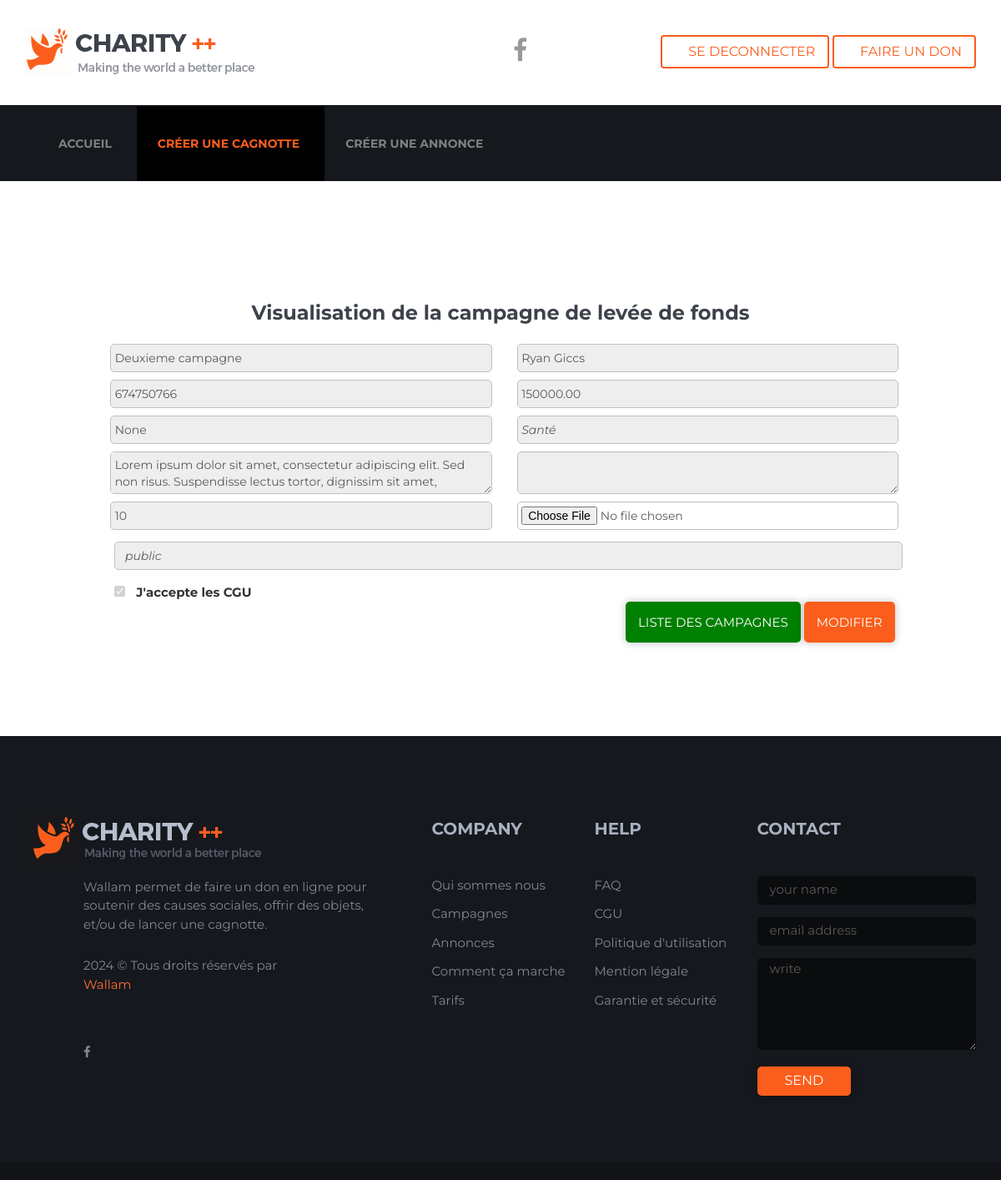
/campaign/2/ (signed in), run on an earlier commit of the app's database.
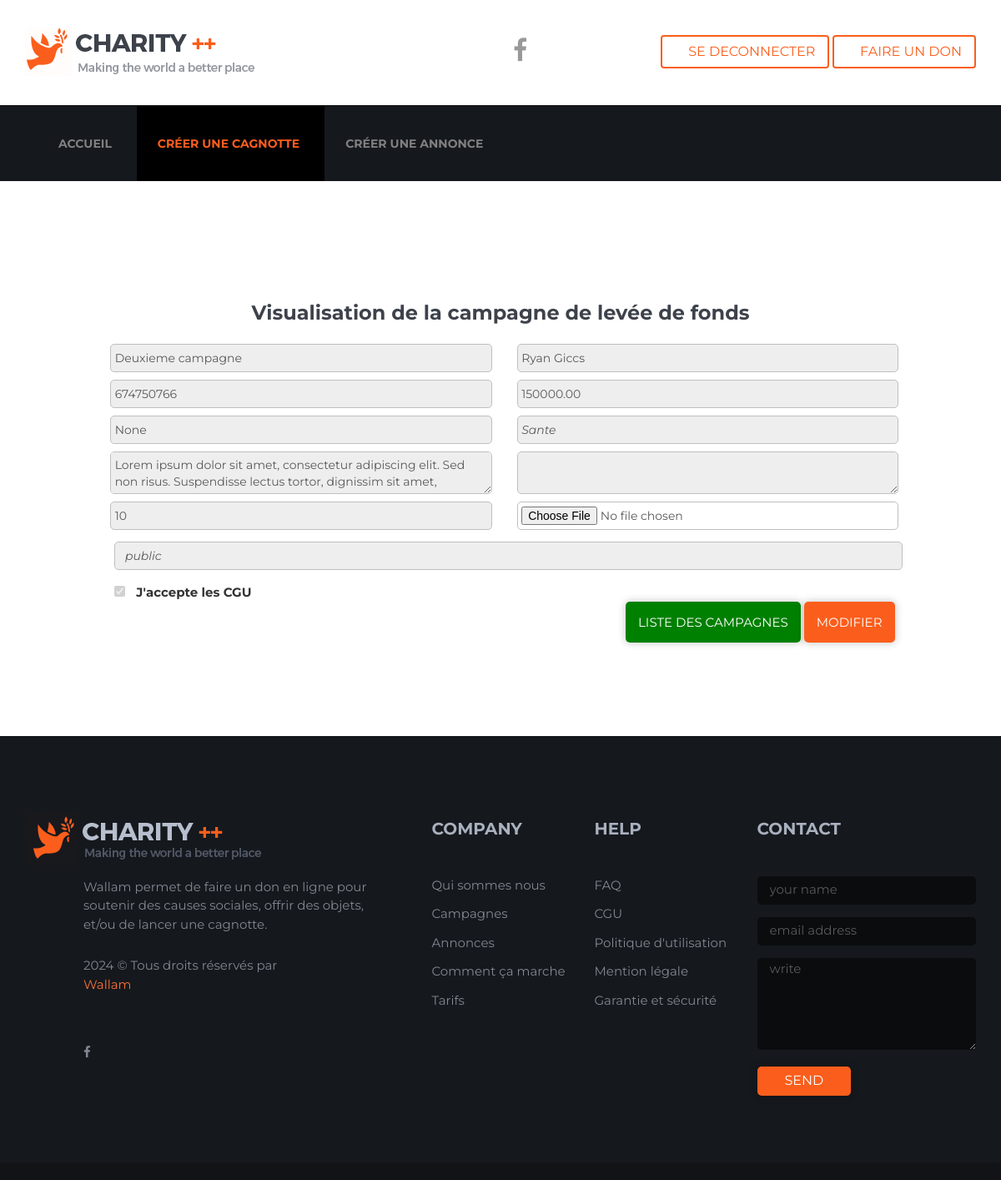
And on a later commit of the database.
### campaign/models.py (models this page shows, shortened)
class Campaign(models.Model):
    VISIBILITY_CHOICES = [
        ('public', 'Publique'),
        ('private', 'Privée'),
    ]
    STATUS_CHOICES = [
        ('encours', 'Encours'),
        ('terminee', 'Terminee'),
    ]
    user = models.ForeignKey(User, on_delete=models.CASCADE,
                             related_name="campaigns")  # L'utilisateur qui crée la campagne
    title = models.CharField(max_length=255)
    beneficiary = models.CharField(max_length=255)
    beneficiary_phone = models.CharField(max_length=15)
    goal = models.DecimalField(max_digits=10, decimal_places=2, blank=True, null=True)
    duration = models.IntegerField(help_text="Durée en jours")
    code = models.CharField(max_length=50, blank=True, null=True)
    category = models.ForeignKey(Category,  on_delete=models.SET_NULL, blank=True, null=True)
    description = models.TextField()
    reward = models.TextField(blank=True, null=True)
    uploaded_files = models.FileField(upload_to="campaign_files/", blank=True, null=True)
    visibility = models.CharField(max_length=10, choices=VISIBILITY_CHOICES, default='public')
    terms_accepted = models.BooleanField(default=False)
    status = models.CharField(max_length=20, choices=STATUS_CHOICES, default='encours')
    urgent = models.BooleanField(default=False)
    created_at = models.DateTimeField(auto_now_add=True)
    updated_at = models.DateTimeField(auto_now=True)

class Category(models.Model):
    name = models.CharField(max_length=100)
    description = models.CharField(max_length=100, null=True, blank=True)
    created_at = models.DateTimeField(auto_now_add=True)
    active = models.BooleanField(default=True)

### campaign/views.py (the view)
# urls.py: path("campaign/<int:pk>/", views.campaign_detail_view, name="campaign_detail"),
@login_required
def campaign_detail_view(request, pk):
    campaign = get_object_or_404(Campaign, pk=pk)
    context = {
        "campaign": campaign
    }
    return render(request, "campaign/detail_campaign.html", context)

### templates/campaign/detail_campaign.html (shortened to what the changed rows need)
{% extends 'default.html' %}
{% load static %}
{% block content %}
<section class="contact-main-content section-padding">
    <div class="row map-concate-form">
        <div class="contact-form">
            <div class="container">
                <div class="row  wow bounceInUp">
                    <div class="col col-md-10 col-md-offset-1 form-inner">
                        <form action="#" class="form row" method="post">
                            <div class="col col-md-6">
                                <input class="form-control" type="text" name="title" value="{{ campaign.title }}" disabled style="padding:1%; margin:1%; border-radius:5px !important;">
                            </div>
                            <div class="col col-md-6">
                                <input class="form-control" type="text" name="beneficiary" value="{{ campaign.beneficiary }}" disabled style="padding:1%; margin:1%; border-radius:5px !important;">
                            </div>
                            <div class="col col-md-6">
                                <input class="form-control" type="text" name="beneficiary_phone" value="{{ campaign.beneficiary_phone }}" disabled style="padding:1%; margin:1%; border-radius:5px !important;">
                            </div>
                            <div class="col col-md-6">
                                <input class="form-control" type="number" step="0.01" name="goal" value="{{ campaign.goal }}" disabled style="padding:1%; margin:1%; border-radius:5px !important;">
                            </div>
                            <div class="col col-md-6">
                                <input class="form-control" type="text" name="code" value="{{ campaign.code }}" disabled style="padding:1%; margin:1%; border-radius:5px !important;">
                            </div>
                            <div class="col col-md-6">
                                <select class="form-control" name="category" disabled style="padding:1%; margin:1%; border-radius:5px !important;">
                                    <option value="{{ campaign.category.pk }}">{{ campaign.category.name }}</option>
                                </select>
                            </div>
                            <div class="col col-md-6">
                                <textarea class="form-control" name="description" disabled style="padding:1%; margin:1%; border-radius:5px !important;">{{ campaign.description }}</textarea>
                            </div>
                            <div class="col col-md-6">
                                <input class="form-control" type="number" name="duration" value="{{ campaign.duration }}" disabled style="padding:1%; margin:1%; border-radius:5px !important;">
                            </div>
                            <div class="col col-md-12">
                                <select class="form-control" name="visibility" disabled style="margin:1%; border-radius:5px !important;">
                                    <option value="{{ campaign.visibility }}">{{ campaign.visibility }}</option>
                                </select>
                            </div>
                            {% if amount %}
                            <div class="col col-md-12" style="margin-top:1% !important;">
                                <h4>Merci de soutenir notre cause, <a href="{% url 'index' %}">Retour à la page d'accueil</a></h4>
                            </div>
                            {% else %}
                            <div class="col col-md-12">
                                <div class="form-check">
                                    <input class="form-check-input" type="checkbox" name="terms_accepted" id="terms" {% if campaign.terms_accepted %} checked {% endif %} disabled style="margin:1%">
                                    <label class="form-check-label" for="terms">J'accepte les CGU</label>
                                </div>
                            </div>
                            <div class="col col-md-12" style="text-align: right; margin-top:1% !important;">
                                <a href="#" class="bnt theme-btn" style="background-color: green !important;">Liste des campagnes</a>
                                <a href="{% url 'edit_campaign' pk=campaign.pk %}" class="bnt theme-btn">Modifier</a>
                            </div>
                            {% endif %}
                        </form>
                    </div>
                </div>
            </div>
        </div>
    </div>
</section>
{% endblock %}

What changed in the data, as far as the page shows it:
changed Campaign "Deuxieme campagne": category "Santé" → "Sante"
